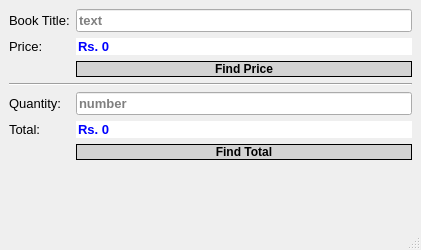
<?xml version="1.0" encoding="UTF-8"?>
<ui version="4.0">
 <class>MainWindow</class>
 <widget class="QMainWindow" name="MainWindow">
  <property name="geometry">
   <rect>
    <x>0</x>
    <y>0</y>
    <width>421</width>
    <height>250</height>
   </rect>
  </property>
  <property name="windowTitle">
   <string>MainWindow</string>
  </property>
  <widget class="QWidget" name="centralwidget">
   <property name="accessibleDescription">
    <string/>
   </property>
   <layout class="QFormLayout" name="formLayout">
    <item row="0" column="0">
     <widget class="QLabel" name="label1">
      <property name="font">
       <font>
        <pointsize>10</pointsize>
       </font>
      </property>
      <property name="text">
       <string>Book Title:</string>
      </property>
     </widget>
    </item>
    <item row="0" column="1">
     <widget class="QLineEdit" name="t1">
      <property name="font">
       <font>
        <family>Arial</family>
        <pointsize>10</pointsize>
        <weight>75</weight>
        <bold>true</bold>
       </font>
      </property>
      <property name="placeholderText">
       <string>text</string>
      </property>
     </widget>
    </item>
    <item row="1" column="0">
     <widget class="QLabel" name="label3">
      <property name="font">
       <font>
        <pointsize>10</pointsize>
       </font>
      </property>
      <property name="text">
       <string>Price:</string>
      </property>
     </widget>
    </item>
    <item row="1" column="1">
     <widget class="QLineEdit" name="t2">
      <property name="font">
       <font>
        <family>Arial</family>
        <pointsize>10</pointsize>
        <weight>75</weight>
        <bold>true</bold>
       </font>
      </property>
      <property name="styleSheet">
       <string notr="true">color:blue;
border:none</string>
      </property>
      <property name="text">
       <string>Rs. 0</string>
      </property>
      <property name="placeholderText">
       <string>text</string>
      </property>
     </widget>
    </item>
    <item row="2" column="1">
     <widget class="QPushButton" name="button1">
      <property name="font">
       <font>
        <family>Arial</family>
        <pointsize>9</pointsize>
        <weight>75</weight>
        <bold>true</bold>
       </font>
      </property>
      <property name="styleSheet">
       <string notr="true">border:1px solid black;
background-color:#D3D3D3</string>
      </property>
      <property name="text">
       <string>Find Price</string>
      </property>
     </widget>
    </item>
    <item row="3" column="0" colspan="2">
     <widget class="Line" name="line">
      <property name="orientation">
       <enum>Qt::Horizontal</enum>
      </property>
     </widget>
    </item>
    <item row="4" column="0">
     <widget class="QLabel" name="label2">
      <property name="font">
       <font>
        <pointsize>10</pointsize>
       </font>
      </property>
      <property name="text">
       <string>Quantity:</string>
      </property>
     </widget>
    </item>
    <item row="4" column="1">
     <widget class="QLineEdit" name="t3">
      <property name="font">
       <font>
        <family>Arial</family>
        <pointsize>10</pointsize>
        <weight>75</weight>
        <bold>true</bold>
       </font>
      </property>
      <property name="placeholderText">
       <string>number</string>
      </property>
     </widget>
    </item>
    <item row="5" column="0">
     <widget class="QLabel" name="label4">
      <property name="font">
       <font>
        <pointsize>10</pointsize>
       </font>
      </property>
      <property name="text">
       <string>Total:</string>
      </property>
     </widget>
    </item>
    <item row="5" column="1">
     <widget class="QLineEdit" name="t4">
      <property name="font">
       <font>
        <family>Arial</family>
        <pointsize>10</pointsize>
        <weight>75</weight>
        <bold>true</bold>
       </font>
      </property>
      <property name="styleSheet">
       <string notr="true">color:blue;
border:none</string>
      </property>
      <property name="text">
       <string>Rs. 0</string>
      </property>
      <property name="placeholderText">
       <string>text</string>
      </property>
     </widget>
    </item>
    <item row="6" column="1">
     <widget class="QPushButton" name="button2">
      <property name="font">
       <font>
        <family>Arial</family>
        <pointsize>9</pointsize>
        <weight>75</weight>
        <bold>true</bold>
       </font>
      </property>
      <property name="styleSheet">
       <string notr="true">border:1px solid black;
background-color:#D3D3D3</string>
      </property>
      <property name="text">
       <string>Find Total</string>
      </property>
     </widget>
    </item>
   </layout>
  </widget>
  <widget class="QMenuBar" name="menubar">
   <property name="geometry">
    <rect>
     <x>0</x>
     <y>0</y>
     <width>421</width>
     <height>26</height>
    </rect>
   </property>
  </widget>
  <widget class="QStatusBar" name="statusbar"/>
 </widget>
 <resources/>
 <connections/>
</ui>
